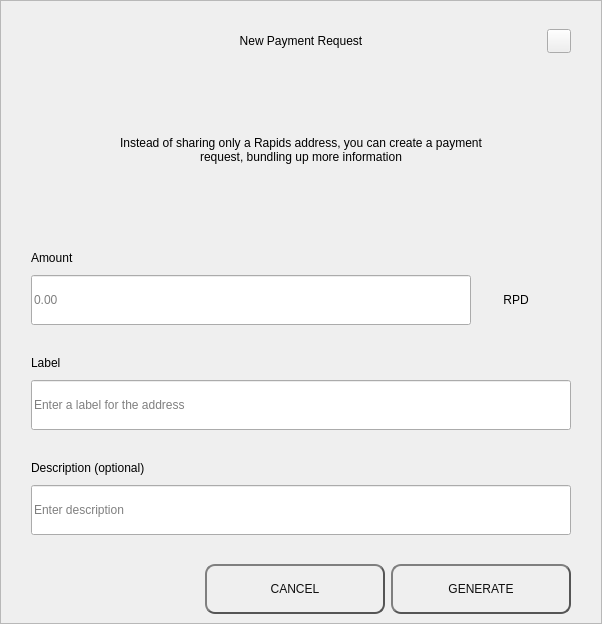
<?xml version="1.0" encoding="UTF-8"?>
<ui version="4.0">
 <class>RequestDialog</class>
 <widget class="QDialog" name="RequestDialog">
  <property name="geometry">
   <rect>
    <x>0</x>
    <y>0</y>
    <width>602</width>
    <height>624</height>
   </rect>
  </property>
  <property name="windowTitle">
   <string>Dialog</string>
  </property>
  <layout class="QVBoxLayout" name="verticalLayout_5">
   <property name="spacing">
    <number>0</number>
   </property>
   <property name="leftMargin">
    <number>0</number>
   </property>
   <property name="topMargin">
    <number>0</number>
   </property>
   <property name="rightMargin">
    <number>0</number>
   </property>
   <property name="bottomMargin">
    <number>0</number>
   </property>
   <item>
    <widget class="QFrame" name="frame">
     <property name="styleSheet">
      <string notr="true"/>
     </property>
     <property name="frameShape">
      <enum>QFrame::StyledPanel</enum>
     </property>
     <property name="frameShadow">
      <enum>QFrame::Raised</enum>
     </property>
     <layout class="QVBoxLayout" name="verticalLayout_4" stretch="1,0,0">
      <property name="spacing">
       <number>0</number>
      </property>
      <property name="leftMargin">
       <number>30</number>
      </property>
      <property name="topMargin">
       <number>20</number>
      </property>
      <property name="rightMargin">
       <number>30</number>
      </property>
      <property name="bottomMargin">
       <number>0</number>
      </property>
      <item>
       <layout class="QHBoxLayout" name="horizontalLayout_3">
        <property name="spacing">
         <number>0</number>
        </property>
        <item>
         <spacer name="horizontalSpacer_21">
          <property name="orientation">
           <enum>Qt::Horizontal</enum>
          </property>
          <property name="sizeHint" stdset="0">
           <size>
            <width>40</width>
            <height>20</height>
           </size>
          </property>
         </spacer>
        </item>
        <item>
         <widget class="QLabel" name="labelTitle">
          <property name="minimumSize">
           <size>
            <width>0</width>
            <height>40</height>
           </size>
          </property>
          <property name="maximumSize">
           <size>
            <width>16777215</width>
            <height>40</height>
           </size>
          </property>
          <property name="styleSheet">
           <string notr="true">padding-left:24px;</string>
          </property>
          <property name="text">
           <string>New Payment Request</string>
          </property>
          <property name="alignment">
           <set>Qt::AlignCenter</set>
          </property>
          <property name="margin">
           <number>7</number>
          </property>
         </widget>
        </item>
        <item>
         <spacer name="horizontalSpacer">
          <property name="orientation">
           <enum>Qt::Horizontal</enum>
          </property>
          <property name="sizeHint" stdset="0">
           <size>
            <width>40</width>
            <height>20</height>
           </size>
          </property>
         </spacer>
        </item>
        <item>
         <widget class="QPushButton" name="btnEsc">
          <property name="minimumSize">
           <size>
            <width>24</width>
            <height>24</height>
           </size>
          </property>
          <property name="maximumSize">
           <size>
            <width>24</width>
            <height>24</height>
           </size>
          </property>
          <property name="focusPolicy">
           <enum>Qt::NoFocus</enum>
          </property>
          <property name="text">
           <string/>
          </property>
         </widget>
        </item>
       </layout>
      </item>
      <item>
       <widget class="QStackedWidget" name="stack">
        <property name="minimumSize">
         <size>
          <width>540</width>
          <height>0</height>
         </size>
        </property>
        <property name="maximumSize">
         <size>
          <width>540</width>
          <height>16777215</height>
         </size>
        </property>
        <property name="currentIndex">
         <number>0</number>
        </property>
        <widget class="QWidget" name="page_1">
         <property name="minimumSize">
          <size>
           <width>540</width>
           <height>0</height>
          </size>
         </property>
         <property name="maximumSize">
          <size>
           <width>540</width>
           <height>16777215</height>
          </size>
         </property>
         <layout class="QVBoxLayout" name="layout1">
          <property name="spacing">
           <number>0</number>
          </property>
          <property name="leftMargin">
           <number>0</number>
          </property>
          <property name="topMargin">
           <number>0</number>
          </property>
          <property name="rightMargin">
           <number>0</number>
          </property>
          <property name="bottomMargin">
           <number>0</number>
          </property>
          <item>
           <spacer name="verticalSpacer_21">
            <property name="orientation">
             <enum>Qt::Vertical</enum>
            </property>
            <property name="sizeType">
             <enum>QSizePolicy::Fixed</enum>
            </property>
            <property name="sizeHint" stdset="0">
             <size>
              <width>20</width>
              <height>30</height>
             </size>
            </property>
           </spacer>
          </item>
          <item alignment="Qt::AlignHCenter">
           <widget class="QLabel" name="labelMessage">
            <property name="minimumSize">
             <size>
              <width>400</width>
              <height>50</height>
             </size>
            </property>
            <property name="text">
             <string>Instead of sharing only a Rapids address, you can create a payment request, bundling up more information</string>
            </property>
            <property name="alignment">
             <set>Qt::AlignCenter</set>
            </property>
            <property name="wordWrap">
             <bool>true</bool>
            </property>
           </widget>
          </item>
          <item alignment="Qt::AlignBottom">
           <widget class="QWidget" name="containerAmount" native="true">
            <layout class="QVBoxLayout" name="verticalLayout">
             <property name="spacing">
              <number>9</number>
             </property>
             <property name="leftMargin">
              <number>0</number>
             </property>
             <property name="topMargin">
              <number>0</number>
             </property>
             <property name="rightMargin">
              <number>0</number>
             </property>
             <property name="bottomMargin">
              <number>0</number>
             </property>
             <item>
              <widget class="QLabel" name="labelSubtitleAmount">
               <property name="minimumSize">
                <size>
                 <width>350</width>
                 <height>16</height>
                </size>
               </property>
               <property name="maximumSize">
                <size>
                 <width>16777215</width>
                 <height>16</height>
                </size>
               </property>
               <property name="text">
                <string>Amount</string>
               </property>
              </widget>
             </item>
             <item alignment="Qt::AlignTop">
              <widget class="QWidget" name="layoutAmount" native="true">
               <layout class="QHBoxLayout" name="horizontalLayout" stretch="2,0">
                <property name="spacing">
                 <number>0</number>
                </property>
                <property name="leftMargin">
                 <number>0</number>
                </property>
                <property name="topMargin">
                 <number>0</number>
                </property>
                <property name="rightMargin">
                 <number>0</number>
                </property>
                <property name="bottomMargin">
                 <number>0</number>
                </property>
                <item>
                 <widget class="QLineEdit" name="lineEditAmount">
                  <property name="minimumSize">
                   <size>
                    <width>0</width>
                    <height>50</height>
                   </size>
                  </property>
                  <property name="maximumSize">
                   <size>
                    <width>16777215</width>
                    <height>50</height>
                   </size>
                  </property>
                  <property name="placeholderText">
                   <string notr="true">0.00</string>
                  </property>
                 </widget>
                </item>
                <item>
                 <widget class="QWidget" name="comboContainer" native="true">
                  <property name="minimumSize">
                   <size>
                    <width>100</width>
                    <height>50</height>
                   </size>
                  </property>
                  <property name="maximumSize">
                   <size>
                    <width>16777215</width>
                    <height>50</height>
                   </size>
                  </property>
                  <layout class="QHBoxLayout" name="horizontalLayout_31">
                   <property name="spacing">
                    <number>0</number>
                   </property>
                   <property name="leftMargin">
                    <number>0</number>
                   </property>
                   <property name="topMargin">
                    <number>0</number>
                   </property>
                   <property name="rightMargin">
                    <number>10</number>
                   </property>
                   <property name="bottomMargin">
                    <number>0</number>
                   </property>
                   <item>
                    <widget class="QLabel" name="comboBoxCoin">
                     <property name="text">
                      <string>RPD</string>
                     </property>
                     <property name="alignment">
                      <set>Qt::AlignCenter</set>
                     </property>
                    </widget>
                   </item>
                  </layout>
                 </widget>
                </item>
               </layout>
              </widget>
             </item>
            </layout>
           </widget>
          </item>
          <item>
           <spacer name="verticalSpacer_31">
            <property name="orientation">
             <enum>Qt::Vertical</enum>
            </property>
            <property name="sizeType">
             <enum>QSizePolicy::Fixed</enum>
            </property>
            <property name="sizeHint" stdset="0">
             <size>
              <width>20</width>
              <height>30</height>
             </size>
            </property>
           </spacer>
          </item>
          <item>
           <layout class="QVBoxLayout" name="verticalLayoutLabel">
            <property name="spacing">
             <number>9</number>
            </property>
            <item>
             <widget class="QLabel" name="labelSubtitleLabel">
              <property name="minimumSize">
               <size>
                <width>0</width>
                <height>16</height>
               </size>
              </property>
              <property name="maximumSize">
               <size>
                <width>16777215</width>
                <height>16</height>
               </size>
              </property>
              <property name="text">
               <string>Label</string>
              </property>
             </widget>
            </item>
            <item>
             <widget class="QLineEdit" name="lineEditLabel">
              <property name="minimumSize">
               <size>
                <width>0</width>
                <height>50</height>
               </size>
              </property>
              <property name="maximumSize">
               <size>
                <width>16777215</width>
                <height>50</height>
               </size>
              </property>
              <property name="placeholderText">
               <string>Enter a label for the address</string>
              </property>
             </widget>
            </item>
           </layout>
          </item>
          <item>
           <spacer name="verticalSpacer_34">
            <property name="orientation">
             <enum>Qt::Vertical</enum>
            </property>
            <property name="sizeType">
             <enum>QSizePolicy::Fixed</enum>
            </property>
            <property name="sizeHint" stdset="0">
             <size>
              <width>20</width>
              <height>30</height>
             </size>
            </property>
           </spacer>
          </item>
          <item>
           <layout class="QVBoxLayout" name="verticalLayoutDescription">
            <property name="spacing">
             <number>9</number>
            </property>
            <item>
             <widget class="QLabel" name="labelSubtitleDescription">
              <property name="minimumSize">
               <size>
                <width>0</width>
                <height>16</height>
               </size>
              </property>
              <property name="maximumSize">
               <size>
                <width>16777215</width>
                <height>16</height>
               </size>
              </property>
              <property name="text">
               <string>Description (optional)</string>
              </property>
             </widget>
            </item>
            <item>
             <widget class="QLineEdit" name="lineEditDescription">
              <property name="minimumSize">
               <size>
                <width>0</width>
                <height>50</height>
               </size>
              </property>
              <property name="maximumSize">
               <size>
                <width>16777215</width>
                <height>50</height>
               </size>
              </property>
              <property name="placeholderText">
               <string>Enter description</string>
              </property>
             </widget>
            </item>
            <item>
             <spacer name="verticalSpacer_4">
              <property name="orientation">
               <enum>Qt::Vertical</enum>
              </property>
              <property name="sizeType">
               <enum>QSizePolicy::Fixed</enum>
              </property>
              <property name="sizeHint" stdset="0">
               <size>
                <width>20</width>
                <height>20</height>
               </size>
              </property>
             </spacer>
            </item>
           </layout>
          </item>
         </layout>
        </widget>
        <widget class="QWidget" name="page_2">
         <layout class="QVBoxLayout" name="layout2">
          <item>
           <spacer name="verticalSpacer_5">
            <property name="orientation">
             <enum>Qt::Vertical</enum>
            </property>
            <property name="sizeType">
             <enum>QSizePolicy::Fixed</enum>
            </property>
            <property name="sizeHint" stdset="0">
             <size>
              <width>20</width>
              <height>50</height>
             </size>
            </property>
           </spacer>
          </item>
          <item alignment="Qt::AlignHCenter">
           <widget class="QLabel" name="labelQrImg">
            <property name="minimumSize">
             <size>
              <width>260</width>
              <height>260</height>
             </size>
            </property>
            <property name="maximumSize">
             <size>
              <width>260</width>
              <height>260</height>
             </size>
            </property>
            <property name="text">
             <string/>
            </property>
            <property name="alignment">
             <set>Qt::AlignCenter</set>
            </property>
           </widget>
          </item>
          <item>
           <spacer name="verticalSpacer_2">
            <property name="orientation">
             <enum>Qt::Vertical</enum>
            </property>
            <property name="sizeType">
             <enum>QSizePolicy::Fixed</enum>
            </property>
            <property name="sizeHint" stdset="0">
             <size>
              <width>20</width>
              <height>30</height>
             </size>
            </property>
           </spacer>
          </item>
          <item alignment="Qt::AlignHCenter">
           <widget class="QLabel" name="labelAddress">
            <property name="text">
             <string>GcFpnBdmahyJNRsVzoKzyFHbGjcUbX43QN </string>
            </property>
           </widget>
          </item>
          <item>
           <spacer name="verticalSpacer_32">
            <property name="orientation">
             <enum>Qt::Vertical</enum>
            </property>
            <property name="sizeType">
             <enum>QSizePolicy::Expanding</enum>
            </property>
            <property name="sizeHint" stdset="0">
             <size>
              <width>20</width>
              <height>20</height>
             </size>
            </property>
           </spacer>
          </item>
          <item>
           <layout class="QHBoxLayout" name="horizontal">
            <property name="leftMargin">
             <number>20</number>
            </property>
            <property name="rightMargin">
             <number>20</number>
            </property>
            <property name="bottomMargin">
             <number>20</number>
            </property>
            <item>
             <spacer name="horizontalSpacer_4">
              <property name="orientation">
               <enum>Qt::Horizontal</enum>
              </property>
              <property name="sizeHint" stdset="0">
               <size>
                <width>40</width>
                <height>20</height>
               </size>
              </property>
             </spacer>
            </item>
            <item>
             <widget class="QPushButton" name="btnCopyAddress">
              <property name="minimumSize">
               <size>
                <width>180</width>
                <height>50</height>
               </size>
              </property>
              <property name="text">
               <string>COPY ADDRESS</string>
              </property>
             </widget>
            </item>
            <item>
             <widget class="QPushButton" name="btnCopyUrl">
              <property name="minimumSize">
               <size>
                <width>180</width>
                <height>50</height>
               </size>
              </property>
              <property name="text">
               <string>COPY URL</string>
              </property>
             </widget>
            </item>
            <item>
             <spacer name="horizontalSpacer_2">
              <property name="orientation">
               <enum>Qt::Horizontal</enum>
              </property>
              <property name="sizeHint" stdset="0">
               <size>
                <width>40</width>
                <height>20</height>
               </size>
              </property>
             </spacer>
            </item>
           </layout>
          </item>
         </layout>
        </widget>
       </widget>
      </item>
      <item>
       <widget class="QWidget" name="buttonsStack" native="true">
        <layout class="QHBoxLayout" name="horizontalLayout_5">
         <property name="leftMargin">
          <number>20</number>
         </property>
         <property name="rightMargin">
          <number>0</number>
         </property>
         <item>
          <spacer name="horizontalSpacer_41">
           <property name="orientation">
            <enum>Qt::Horizontal</enum>
           </property>
           <property name="sizeHint" stdset="0">
            <size>
             <width>40</width>
             <height>20</height>
            </size>
           </property>
          </spacer>
         </item>
         <item>
          <widget class="QPushButton" name="btnCancel">
           <property name="minimumSize">
            <size>
             <width>180</width>
             <height>50</height>
            </size>
           </property>
           <property name="focusPolicy">
            <enum>Qt::NoFocus</enum>
           </property>
           <property name="styleSheet">
            <string notr="true">QPushButton {
color: #0F0F0F;
border: 2px solid #555;
border-radius: 10px;
border-style: outset;
background: qradialgradient(
cx: 0.3, cy: -0.4, fx: 0.3, fy: -0.4,
radius: 1.35, stop: 0 #d1d5db, stop: 1 #d1d5db
);
padding: 5px;
}

QPushButton:hover {
background: qradialgradient(
cx: 0.3, cy: -0.4, fx: 0.3, fy: -0.4,
radius: 1.35, stop: 0 #d1d5db, stop: 1 #d1d5db
);
}</string>
           </property>
           <property name="text">
            <string>CANCEL</string>
           </property>
          </widget>
         </item>
         <item>
          <widget class="QPushButton" name="btnSave">
           <property name="minimumSize">
            <size>
             <width>180</width>
             <height>50</height>
            </size>
           </property>
           <property name="focusPolicy">
            <enum>Qt::NoFocus</enum>
           </property>
           <property name="styleSheet">
            <string notr="true">QPushButton {
color: #0F0F0F;
border: 2px solid #555;
border-radius: 10px;
border-style: outset;
background: qradialgradient(
cx: 0.3, cy: -0.4, fx: 0.3, fy: -0.4,
radius: 1.35, stop: 0 #d1d5db, stop: 1 #d1d5db
);
padding: 5px;
}

QPushButton:hover {
background: qradialgradient(
cx: 0.3, cy: -0.4, fx: 0.3, fy: -0.4,
radius: 1.35, stop: 0 #d1d5db, stop: 1 #d1d5db
);
}</string>
           </property>
           <property name="text">
            <string>GENERATE</string>
           </property>
          </widget>
         </item>
        </layout>
       </widget>
      </item>
     </layout>
    </widget>
   </item>
  </layout>
 </widget>
 <resources/>
 <connections/>
</ui>
